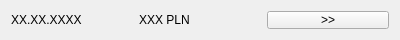
<?xml version="1.0" encoding="UTF-8"?>
<ui version="4.0">
 <class>OrderHistoryWidget</class>
 <widget class="QWidget" name="OrderHistoryWidget">
  <property name="geometry">
   <rect>
    <x>0</x>
    <y>0</y>
    <width>400</width>
    <height>40</height>
   </rect>
  </property>
  <property name="minimumSize">
   <size>
    <width>0</width>
    <height>40</height>
   </size>
  </property>
  <property name="maximumSize">
   <size>
    <width>16777215</width>
    <height>40</height>
   </size>
  </property>
  <property name="windowTitle">
   <string>XKOMX</string>
  </property>
  <layout class="QHBoxLayout" name="horizontalLayout">
   <item>
    <widget class="QLabel" name="lbDate">
     <property name="text">
      <string>XX.XX.XXXX</string>
     </property>
    </widget>
   </item>
   <item>
    <widget class="QLabel" name="lbTotalCost">
     <property name="text">
      <string>XXX PLN</string>
     </property>
    </widget>
   </item>
   <item>
    <widget class="QPushButton" name="btnDetails">
     <property name="text">
      <string>&gt;&gt;</string>
     </property>
    </widget>
   </item>
  </layout>
 </widget>
 <resources/>
 <connections/>
</ui>
